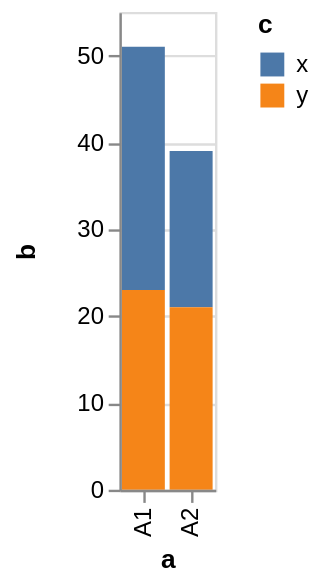

Describe this chart as a Vega-Lite specification.
### Vega specification from a JSON file in a GitHub repository (floating-point values rounded to 4 significant figures)
{"$schema": "https://vega.github.io/schema/vega/v4.json", "description": "A simple bar chart with embedded data.", "autosize": "pad", "padding": 5, "height": 200, "style": "cell", "data": [{"name": "source_0", "values": [{"a": "A1", "b": 28, "c": "x"}, {"a": "A1", "b": 23, "c": "y"}, {"a": "A2", "b": 18, "c": "x"}, {"a": "A2", "b": 21, "c": "y"}]}, {"name": "data_0", "source": "source_0", "transform": [{"type": "stack", "groupby": ["a"], "field": "b", "sort": {"field": ["c"], "order": ["descending"]}, "as": ["b_start", "b_end"], "offset": "zero"}]}], "signals": [{"name": "x_step", "value": 20}, {"name": "width", "update": "bandspace(domain('x').length, 0.1, 0.05) * x_step"}], "marks": [{"name": "marks", "type": "rect", "style": ["bar"], "from": {"data": "data_0"}, "encode": {"update": {"fill": [{"test": "datum[\"b\"] === null || isNaN(datum[\"b\"])", "value": null}, {"scale": "color", "field": "c"}], "tooltip": {"signal": "{\"a\": ''+datum[\"a\"], \"b\": format(datum[\"b\"], \"\"), \"c\": ''+datum[\"c\"]}"}, "x": {"scale": "x", "field": "a"}, "width": {"scale": "x", "band": true}, "y": {"scale": "y", "field": "b_end"}, "y2": {"scale": "y", "field": "b_start"}}}}], "scales": [{"name": "x", "type": "band", "domain": {"data": "data_0", "field": "a", "sort": true}, "range": {"step": {"signal": "x_step"}}, "paddingInner": 0.1, "paddingOuter": 0.05}, {"name": "y", "type": "linear", "domain": {"data": "data_0", "fields": ["b_start", "b_end"]}, "range": [{"signal": "height"}, 0], "nice": true, "zero": true}, {"name": "color", "type": "ordinal", "domain": {"data": "data_0", "field": "c", "sort": true}, "range": "category"}], "axes": [{"scale": "x", "orient": "bottom", "grid": false, "title": "a", "labelAlign": "right", "labelAngle": 270, "labelBaseline": "middle", "labelOverlap": true, "zindex": 1}, {"scale": "y", "orient": "left", "grid": false, "title": "b", "labelOverlap": true, "tickCount": {"signal": "floor(height/40) + 1"}, "zindex": 1}, {"scale": "y", "orient": "left", "gridScale": "x", "grid": true, "tickCount": {"signal": "floor(height/40) + 1"}, "domain": false, "labels": false, "maxExtent": 0, "minExtent": 0, "ticks": false, "zindex": 0}], "legends": [{"fill": "color", "gradientLength": {"signal": "clamp(height, 64, 200)"}, "title": "c", "encode": {"symbols": {"update": {"shape": {"value": "square"}}}}}], "config": {"axisY": {"minExtent": 30}}}
